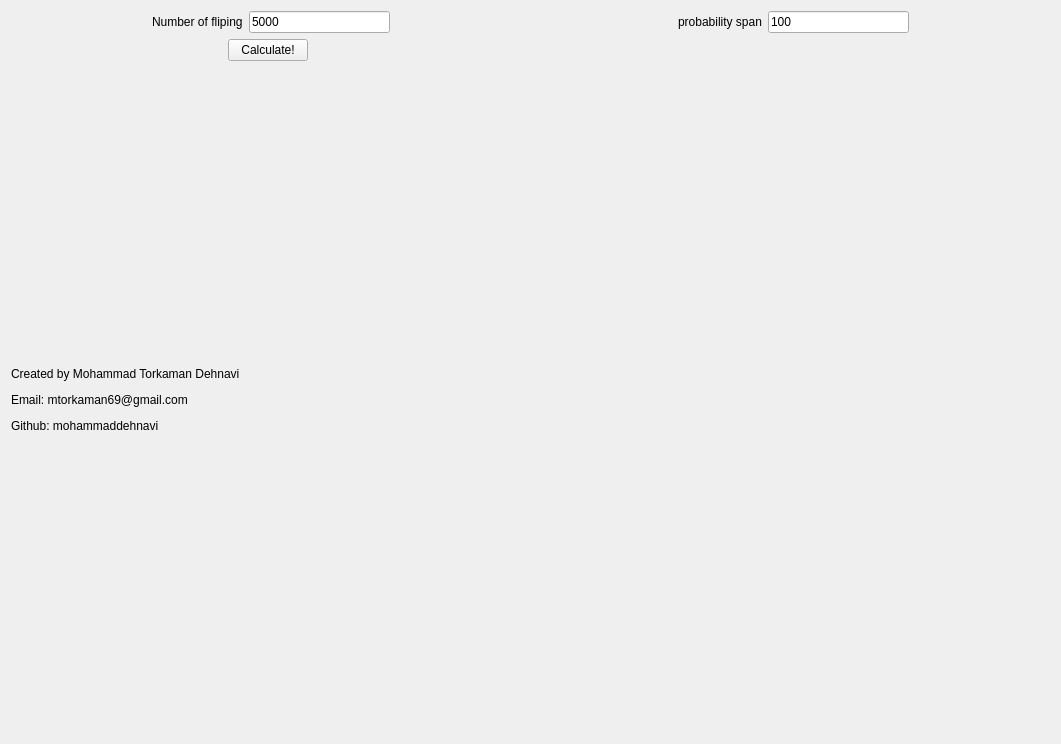
<?xml version="1.0" encoding="UTF-8"?>
<ui version="4.0">
 <class>Form</class>
 <widget class="QWidget" name="Form">
  <property name="geometry">
   <rect>
    <x>0</x>
    <y>0</y>
    <width>1061</width>
    <height>744</height>
   </rect>
  </property>
  <property name="windowTitle">
   <string>Coin Flip probability</string>
  </property>
  <property name="windowIcon">
   <iconset>
    <normaloff>icon.png</normaloff>icon.png</iconset>
  </property>
  <layout class="QGridLayout" name="gridLayout">
   <item row="0" column="0" colspan="2">
    <layout class="QHBoxLayout" name="horizontalLayout">
     <item>
      <spacer name="horizontalSpacer_2">
       <property name="orientation">
        <enum>Qt::Horizontal</enum>
       </property>
       <property name="sizeHint" stdset="0">
        <size>
         <width>40</width>
         <height>20</height>
        </size>
       </property>
      </spacer>
     </item>
     <item>
      <widget class="QLabel" name="total_label">
       <property name="text">
        <string>Number of fliping</string>
       </property>
      </widget>
     </item>
     <item>
      <widget class="QLineEdit" name="total">
       <property name="text">
        <string>5000</string>
       </property>
      </widget>
     </item>
     <item>
      <spacer name="horizontalSpacer">
       <property name="orientation">
        <enum>Qt::Horizontal</enum>
       </property>
       <property name="sizeHint" stdset="0">
        <size>
         <width>40</width>
         <height>20</height>
        </size>
       </property>
      </spacer>
     </item>
    </layout>
   </item>
   <item row="0" column="2">
    <layout class="QHBoxLayout" name="horizontalLayout_3">
     <item>
      <spacer name="horizontalSpacer_5">
       <property name="orientation">
        <enum>Qt::Horizontal</enum>
       </property>
       <property name="sizeHint" stdset="0">
        <size>
         <width>40</width>
         <height>20</height>
        </size>
       </property>
      </spacer>
     </item>
     <item>
      <widget class="QLabel" name="probability_span_label_2">
       <property name="text">
        <string>probability span</string>
       </property>
      </widget>
     </item>
     <item>
      <widget class="QLineEdit" name="probability_span">
       <property name="text">
        <string>100</string>
       </property>
      </widget>
     </item>
     <item>
      <spacer name="horizontalSpacer_6">
       <property name="orientation">
        <enum>Qt::Horizontal</enum>
       </property>
       <property name="sizeHint" stdset="0">
        <size>
         <width>40</width>
         <height>20</height>
        </size>
       </property>
      </spacer>
     </item>
    </layout>
   </item>
   <item row="1" column="0">
    <layout class="QHBoxLayout" name="horizontalLayout_4">
     <item>
      <spacer name="horizontalSpacer_7">
       <property name="orientation">
        <enum>Qt::Horizontal</enum>
       </property>
       <property name="sizeHint" stdset="0">
        <size>
         <width>40</width>
         <height>20</height>
        </size>
       </property>
      </spacer>
     </item>
     <item>
      <widget class="QPushButton" name="button">
       <property name="text">
        <string>Calculate!</string>
       </property>
       <property name="icon">
        <iconset>
         <normaloff>icon.png</normaloff>icon.png</iconset>
       </property>
      </widget>
     </item>
     <item>
      <spacer name="horizontalSpacer_8">
       <property name="orientation">
        <enum>Qt::Horizontal</enum>
       </property>
       <property name="sizeHint" stdset="0">
        <size>
         <width>40</width>
         <height>20</height>
        </size>
       </property>
      </spacer>
     </item>
    </layout>
   </item>
   <item row="1" column="1" rowspan="2" colspan="2">
    <widget class="MplWidget" name="MplWidget" native="true"/>
   </item>
   <item row="2" column="0">
    <widget class="QLabel" name="label">
     <property name="text">
      <string>&lt;html&gt;&lt;head/&gt;&lt;body&gt;&lt;p&gt;Created by Mohammad Torkaman Dehnavi&lt;/p&gt;&lt;p&gt;Email: mtorkaman69@gmail.com&lt;/p&gt;&lt;p&gt;Github: mohammaddehnavi&lt;/p&gt;&lt;/body&gt;&lt;/html&gt;</string>
     </property>
     <property name="openExternalLinks">
      <bool>true</bool>
     </property>
    </widget>
   </item>
  </layout>
 </widget>
 <customwidgets>
  <customwidget>
   <class>MplWidget</class>
   <extends>QWidget</extends>
   <header>mplwidget.h</header>
   <container>1</container>
  </customwidget>
 </customwidgets>
 <resources/>
 <connections/>
</ui>
